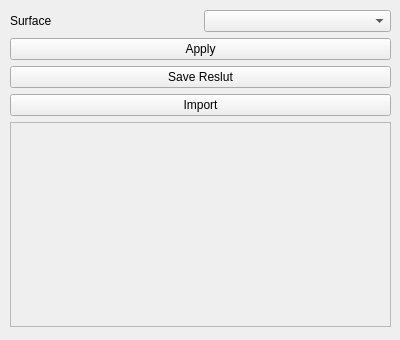
<?xml version="1.0" encoding="UTF-8"?>
<ui version="4.0">
 <class>SurfaceConnectedView</class>
 <widget class="QWidget" name="SurfaceConnectedView">
  <property name="geometry">
   <rect>
    <x>0</x>
    <y>0</y>
    <width>400</width>
    <height>340</height>
   </rect>
  </property>
  <property name="windowTitle">
   <string>Form</string>
  </property>
  <widget class="QWidget" name="verticalLayoutWidget">
   <property name="geometry">
    <rect>
     <x>10</x>
     <y>10</y>
     <width>381</width>
     <height>317</height>
    </rect>
   </property>
   <layout class="QVBoxLayout" name="verticalLayout">
    <item>
     <layout class="QHBoxLayout" name="horizontalLayout">
      <item>
       <widget class="QLabel" name="label">
        <property name="text">
         <string>Surface</string>
        </property>
       </widget>
      </item>
      <item>
       <widget class="QmitkDataStorageComboBox" name="SurfaceSelector"/>
      </item>
     </layout>
    </item>
    <item>
     <widget class="QPushButton" name="ApplyBtn">
      <property name="text">
       <string>Apply</string>
      </property>
     </widget>
    </item>
    <item>
     <widget class="QPushButton" name="SaveBtn">
      <property name="text">
       <string>Save Reslut</string>
      </property>
     </widget>
    </item>
    <item>
     <widget class="QPushButton" name="ImportBtn">
      <property name="text">
       <string>Import</string>
      </property>
     </widget>
    </item>
    <item>
     <widget class="Plot" name="ColorEdit">
      <property name="minimumSize">
       <size>
        <width>0</width>
        <height>200</height>
       </size>
      </property>
      <property name="frameShape">
       <enum>QFrame::StyledPanel</enum>
      </property>
      <property name="frameShadow">
       <enum>QFrame::Raised</enum>
      </property>
     </widget>
    </item>
   </layout>
  </widget>
 </widget>
 <customwidgets>
  <customwidget>
   <class>QmitkDataStorageComboBox</class>
   <extends>QComboBox</extends>
   <header>QmitkDataStorageComboBox.h</header>
  </customwidget>
  <customwidget>
   <class>Plot</class>
   <extends>QFrame</extends>
   <header>plot.h</header>
   <container>1</container>
  </customwidget>
 </customwidgets>
 <resources/>
 <connections/>
</ui>
